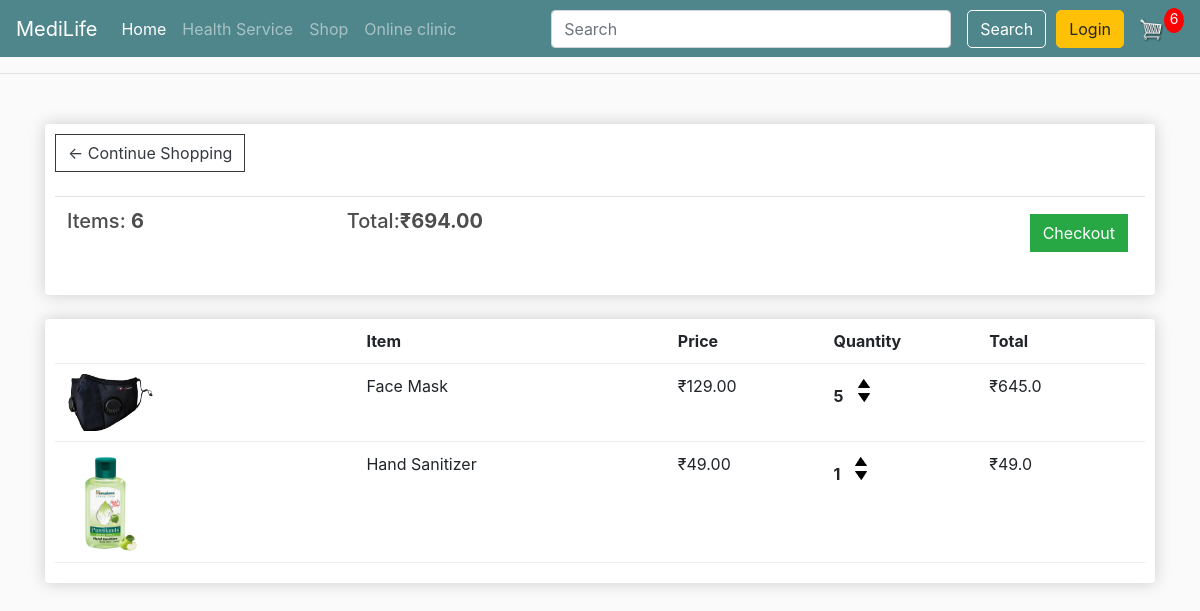
The app's page /cart/ (signed in) with its own data.
### store/models.py (models this page shows, shortened)
class Order(models.Model):  # Add Order model
    customer = models.ForeignKey(
        Customer, null=True, on_delete=models.SET_NULL, blank=True)
    date_ordered = models.DateTimeField(auto_now_add=True)
    completed = models.BooleanField(default=False)
    transaction_id = models.CharField(max_length=255, null=True)
    @property
    def get_cart_total(self):  # Get total in cart
        orderitems = self.orderitem_set.all()
        total = sum([item.get_total for item in orderitems])
        return total
    @property
    def get_cart_items(self):  # Get cart item
        orderitems = self.orderitem_set.all()
        total = sum([item.quantity for item in orderitems])
        return total

class OrderItem(models.Model):  # Add OrderItem
    product = models.ForeignKey(Product, null=True, on_delete=models.SET_NULL)
    order = models.ForeignKey(Order, null=True, on_delete=models.SET_NULL)
    quantity = models.IntegerField(default=0, null=True, blank=True)
    date_added = models.DateTimeField(auto_now_add=True)
    @property
    def get_total(self):  # Get total value of order items
        total = self.product.price * self.quantity
        return total

class Product(models.Model):  # Add Product model
    name = models.CharField(max_length=255)
    price = models.FloatField()
    digital = models.BooleanField(default=False, null=True, blank=True)
    image = models.ImageField(null=True, blank=True)
    @property
    def imageURL(self):
        try:
            url = self.image.url
        except:
            url = ''
        return url

### store/views.py (the view)
# urls.py: path('cart/', views.cart, name="cart"),
def cart(request):
    if request.user.is_authenticated:
        customer = request.user.customer
        order, created = Order.objects.get_or_create(customer=customer,completed=False)
        items = order.orderitem_set.all()
        cartItems = order.get_cart_items
    else:
        items =[]
        order = {'get_cart_total':0,'get_cart_items':0,'shippingProduct':False}
        cartItems = order['get_cart_items']
    context ={'items':items,'order':order,'cartItems':cartItems}
    return render (request,'cart.html',context)

### store/templates/cart.html
{% extends 'main.html' %}
{% load static %}
{% block content %}
	<div class="row">
		<div class="col-lg-12">
			<div class="box-element">
				<a  class="btn btn-outline-dark" href="{% url 'store' %}">&#x2190; Continue Shopping</a>
				<br>
				<br>
				<table class="table">
					<tr>
						<th><h5>Items: <strong>{{order.get_cart_items}}</strong></h5></th>
						<th><h5>Total:<strong>&#x20B9;{{order.get_cart_total|floatformat:2}}</strong></h5></th>
						<th>
							<a  style="float:right; margin:5px;" class="btn btn-success" href="{% url 'checkout' %}">Checkout</a>
						</th>
					</tr>
				</table>
			</div>
			<br>
			<div class="box-element">
				<div class="cart-row">
					<div style="flex:2"></div>
					<div style="flex:2"><strong>Item</strong></div>
					<div style="flex:1"><strong>Price</strong></div>
					<div style="flex:1"><strong>Quantity</strong></div>
					<div style="flex:1"><strong>Total</strong></div>
				</div>
				{% for item in items %}
				<div class="cart-row">
					<div style="flex:2"><img class="row-image" src="{{item.product.imageURL}}"></div>
					<div style="flex:2"><p>{{item.product.name}}</p></div>
					<div style="flex:1"><p>&#x20B9;{{item.product.price|floatformat:2}}</p></div>
					<div style="flex:1">
						<p class="quantity">{{item.quantity}}</p>
						<div class="quantity">
							<img  data-product ="{{item.product.id}}" data-action ="add" class="chg-quantity update-cart" src="{% static  'images/arrow-up.png' %}">
							<img  data-product ="{{item.product.id}}" data-action ="remove" class="chg-quantity update-cart" src="{% static  'images/arrow-down.png' %}">
						</div>
					</div>
					<div style="flex:1"><p>&#x20B9;{{item.get_total}}</p></div>
				</div>
				{% endfor %}
			</div>
		</div>
	</div>
{% endblock content %}

### store/templates/main.html (shortened to what this page needs)
<!DOCTYPE html>
{% load static %}
<html lang="en">
<head>
  <link rel="stylesheet" href="https://stackpath.bootstrapcdn.com/bootstrap/4.4.1/css/bootstrap.min.css"
>
  <link rel="stylesheet" type="text/css" href="{% static 'css/style.css' %}">
</head>
<body>
  <nav class="navbar navbar-expand-lg navbar-dark bg-dark">
    <a class="navbar-brand" href="{% url 'store' %} ">MediLife</a>
    <div class="collapse navbar-collapse" id="navbarSupportedContent">
      <ul class="navbar-nav mr-auto">
        <li class="nav-item active">
          <a class="nav-link" href="{% url 'store' %} ">Home <span class="sr-only">(current)</span></a>
        </li>
        <li class="nav-item">
          <a class="nav-link" href="#">Health Service</a>
        </li>
        <li class="nav-item">
          <a class="nav-link" href="#" id="navbarDropdown" role="button" data-toggle="dropdown" aria-haspopup="true"
            aria-expanded="false">
            Shop
          </a>
        </li>
        <li class="nav-item">
          <a class="nav-link" href="#">Online clinic</a>
        </li>
      </ul>
      <form class="form-inline my-2 my-lg-0">
        <input class="form-control mr-sm-3" style="width:400px" type="search" placeholder="Search" aria-label="Search">
        <button class="btn btn-outline-success my-2 my-sm-0" type="submit"
          style="color:white;margin-right: 10px;border: 1px solid white;border-radius: 5px">Search</button>
      </form>
      <div class="form-inline my-2 my-lg-0">
        <a href="#" class="btn btn-warning" style="border-radius: 5px"">Login</a>
            <a href=" {% url 'cart' %}">
          <img id="cart-icon" src="{% static 'images/cart.png' %}">
        </a>
        <p id="cart-total">{{cartItems}}</p>
      </div>
    </div>
  </nav>
  <hr>
  <div class="container">
    <br>
    {% block content %}
    {% endblock content %}
  </div>
</body>
</html>

### static/css/style.css (style rules this page uses)
body { background-color: hsl(0, 0%, 98%); }
h1,h2,h3,h4,h5,h6 { color:hsl(0, 0%, 30%); }
.box-element { box-shadow:hsl(0, 0%, 80%) 0 0 16px; background-color: #fff; border-radius: 4px; padding: 10px; }
.bg-dark { background-color: #4f868c!important; }
#cart-icon { width:25px; display: inline-block; margin-left: 15px; }
#cart-total { display: block; text-align: center; color:#fff; background-color: red; width: 20px; height: 25px; border-radius: 50%; font-size: 14px; }
.col-lg-4, .col-lg-6, .col-lg-8, .col-lg-12 { margin-top: 10px; }
.btn { border-radius: 0; }
.row-image { width: 100px; }
.cart-row { display: flex; align-items: flex-stretch; padding-bottom: 10px; margin-bottom: 10px; border-bottom: 1px solid #ececec; }
.quantity { display: inline-block; font-weight: 700; padding-right:10px; }
.chg-quantity { width: 12px; cursor: pointer; display: block; margin-top: 5px; transition:.1s; }

### records on screen
Order: get_cart_items "6", get_cart_total "694.00"
OrderItem: product.imageURL (picture), product.name "Face Mask", product.price "129.00", quantity "5", get_total "645.0"
OrderItem: product.imageURL (picture), product.name "Hand Sanitizer", product.price "49.00", quantity "1", get_total "49.0"

### other values on screen
{{ cartItems }} "6"
